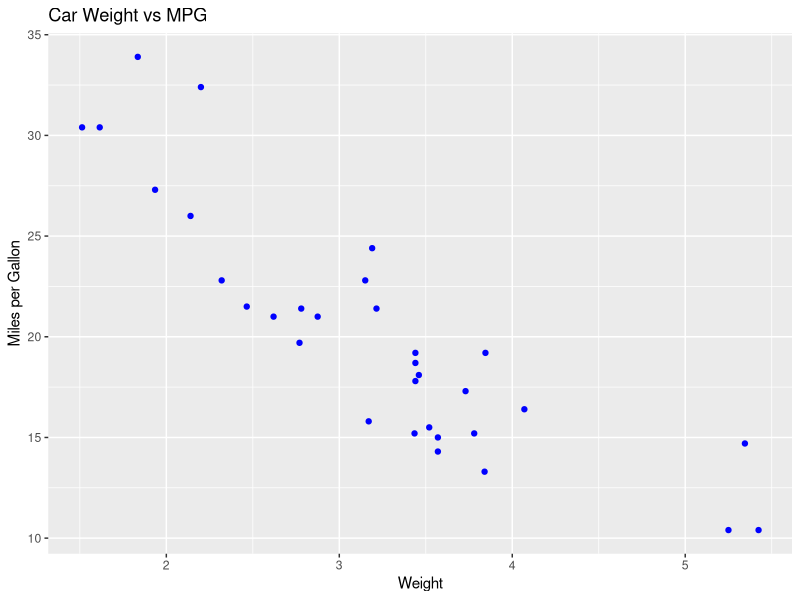

This figure's R source:
library(ggplot2)

data(mtcars)

ggplot(mtcars, aes(x = wt, y = mpg)) +
  geom_point(color = "blue") +
  ggtitle("Car Weight vs MPG") +
  xlab("Weight") +
  ylab("Miles per Gallon")
